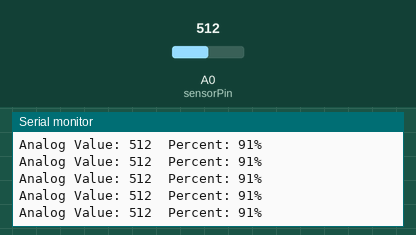
Bench run of a sketch on a simulated Arduino Uno, built with avr-gcc and run on an emulated ATmega328P. Parts: the last lines printed to the serial monitor. The test bench sets the inputs (shaded band); at power-on: A0 (sensorPin) = 512.

Above: at 1.2 s.
1.3 s: A0 (sensorPin) set to 716
At 1.31 s:
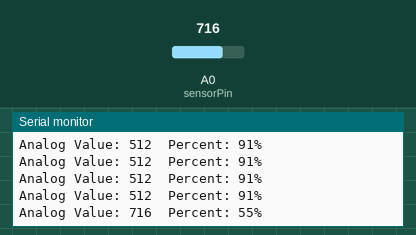
2.8 s: A0 (sensorPin) set to 900
At 2.82 s:
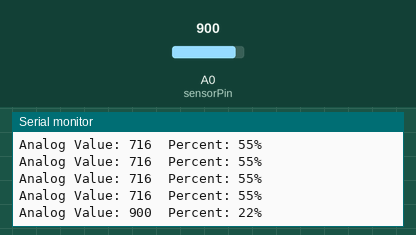
Timing chart, 0 to 5.8 s (numbered marks = the images above; inputs shaded):
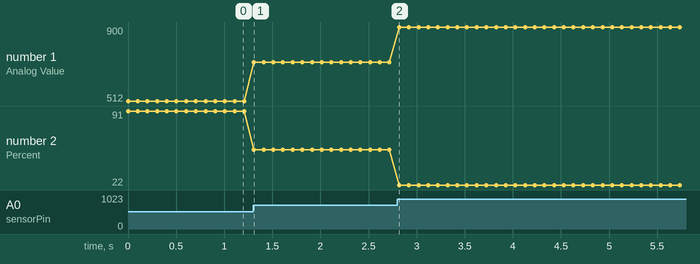

The sketch:

moisture_sensor.ino
```cpp
// Moisture sensor with Temp measurement
// DS18b20  to Digital Pin 2
// Moisture probe out to Analog 0

//Libraries for the DS18b20
#include "Arduino.h"
//#include <OneWire.h>
//#include <DallasTemperature.h>
#include <Wire.h>

//#define A_TEMP 20     //Define Ds18b20 pin as a variable A_TEMP
//OneWire oneWire1(A_TEMP);// Set A_TEMP variable to use as a One wire
//DallasTemperature sensors1(&oneWire1);

int sensorPin = A0;    //pin for moisture probe
int sensorValue = 0;   //initial value
int percent = 0;       //initial value

void setup() {
  Serial.begin(9600);  //Start serial port
}

void loop() {
//  sensors1.requestTemperatures(); //Request temperature from the Ds18b20


  sensorValue = analogRead(sensorPin);       //Analog read from A0
  percent = convertToPercent(sensorValue);   //Percent conversion of the A0 value
  printValuesToSerial();                     //Go to the display data loop called  printValuesToSerial();
  delay(100);                               // Add 1 second delay between measures
}

int convertToPercent(int value)                    //Convert value from A0 to Percent numbers using map
{
  int percentValue = 0;
  percentValue = map(value, 1023, 465, 0, 100);
  return percentValue;
}

void printValuesToSerial()                          //Loop that displays the info via serial.
{
//  Serial.print("temp");
//  Serial.print(sensors1.getTempCByIndex(0));       //Temp
  Serial.print("Analog Value: ");
  Serial.print(sensorValue);                       //Raw A0 value
  Serial.print("\tPercent: ");
  Serial.print(percent);                           //Moisture Percent
  Serial.println("%");
}
```

.ino.cpp
```cpp
#ifdef __IN_ECLIPSE__
//This is a automatic generated file
//Please do not modify this file
//If you touch this file your change will be overwritten during the next build
//This file has been generated on 2017-08-30 20:03:57

#include "Arduino.h"
#include "Arduino.h"
#include <Wire.h>
void setup() ;
void loop() ;
int convertToPercent(int value)                     ;
void printValuesToSerial()                           ;

#include "moisture_sensor.ino"


#endif
```

Measured:
- after the input at 1.3 s, the serial monitor: prints a new line at once (image 1)
- after the input at 2.8 s, the serial monitor: prints a new line at once (image 2)
- plotted number 1: 512 → 716 after the input at 1.3 s, 716 → 900 after the input at 2.8 s
- plotted number 2: 91 → 55 after the input at 1.3 s, 55 → 22 after the input at 2.8 s
